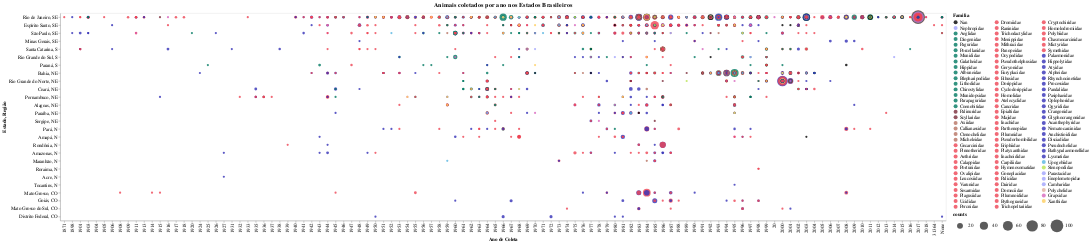

The notebook cell saved with this chart:
### Code cell
g1 = alt.Chart(teste2, title='Animais coletados por ano nos Estados Brasileiros',
                ).mark_circle(opacity=0.8).encode(
    x= alt.X('start_year', type="ordinal", title='Ano de Coleta'),
    y= alt.Y('state_and_region', type="nominal",title='Estado, Região',
            sort= sorting, axis=alt.Axis(labels=True)), 
#     y2 = alt.Y2('braz_region', title='Região'),
    size=alt.Size('counts', scale= alt.Scale(range=[30,1200], zero=False),
                  legend= alt.Legend(columns=5, orient='right')), 
    order= alt.Order('counts', sort='descending'),  # smaller points in front
    color= alt.Color('family:N', title='Familia', 
                    legend= alt.Legend(columns=3, symbolLimit=102, direction='vertical'), 
                    scale= alt.Scale(domain= list(cores_familia_naive.keys()), 
                                     range= list(cores_familia_naive.values()))),
    tooltip= alt.Tooltip(['state_and_region','start_year','family','counts'])
)

# OBS: marca o background da região que eu quiser, mas distorce as cores
# rule = alt.Chart(teste2[teste2['regiao'].isin(['SE','NE','CO'])], 
#                  title='Animais coletados por ano nos Estados Brasileiros').mark_rule(
#                     opacity=0.1, size=19, color='#dedede', filled=False, fill='green').encode(
#     y= alt.Y('regiao_e_estado', type="nominal",title='Estado, Região',
#             sort= sorting, axis=alt.Axis(labels=True))
# )

g1 = g1.configure_title(fontSize=16).configure_axis(
    labelFontSize=12,
    titleFontSize=12
).configure_legend(
    labelFontSize=12,
    titleFontSize=12
)

# g1.save('./graphs/time-spacial/evolucao_por_estados_brasileiros.html')

g1

### Figure 1 — Vega-Lite specification as saved in the notebook (floating-point values rounded to 4 significant figures; data arrays with more than 128 entries replaced by an {"elided": "..."} marker saying what was removed)
{"config": {"view": {"continuousWidth": 400, "continuousHeight": 300}, "axis": {"labelFontSize": 12, "titleFontSize": 12}, "legend": {"labelFontSize": 12, "titleFontSize": 12}, "title": {"fontSize": 16}}, "data": {"name": "data-df7e761fd92d1f8ad45cce5ade362c12"}, "mark": {"type": "circle", "opacity": 0.8}, "encoding": {"color": {"type": "nominal", "field": "family", "legend": {"columns": 3, "direction": "vertical", "symbolLimit": 102}, "scale": {"domain": ["Nan", "Nephropidae", "Aeglidae", "Diogenidae", "Paguridae", "Porcellanidae", "Munididae", "Galatheidae", "Hippidae", "Albuneidae", "Blepharipodidae", "Lithodidae", "Chirostylidae", "Munidopsidae", "Parapaguridae", "Coenobitidae", "Palinuridae", "Scyllaridae", "Axiidae", "Callianassidae", "Ctenochelidae", "Micheleidae", "Gecarcinidae", "Pinnotheridae", "Aethridae", "Calappidae", "Portunidae", "Ovalipidae", "Leucosiidae", "Varunidae", "Sesarmidae", "Plagusiidae", "Ucididae", "Percnidae", "Dromiidae", "Raninidae", "Trichodactylidae", "Menippidae", "Mithracidae", "Panopeidae", "Ocypodidae", "Pseudothelphusidae", "Geryonidae", "Euryplacidae", "Ethusidae", "Dorippidae", "Cyclodorippidae", "Homolidae", "Atelecyclidae", "Cancridae", "Epialtidae", "Majidae", "Inachidae", "Parthenopidae", "Pilumnidae", "Pseudorhombilidae", "Eriphiidae", "Platyxanthidae", "Inachoididae", "Carpiliidae", "Hymenosomatidae", "Goneplacidae", "Palicidae", "Dairidae", "Domeciidae", "Pilumnoididae", "Bythograeidae", "Trichopeltariidae", "Cryptochiridae", "Homolodromiidae", "Polybiidae", "Chasmocarcinidae", "Mictyridae", "Symethidae", "Palaemonidae", "Hippolytidae", "Atyidae", "Alpheidae", "Rhynchocinetidae", "Processidae", "Pandalidae", "Pasiphaeidae", "Oplophoridae", "Ogyrididae", "Crangonidae", "Glyphocrangonidae", "Acanthephyridae", "Nematocarcinidae", "Anchistioididae", "Disciadidae", "Pseudochelidae", "Bathypalaemonellidae", "Lysmatidae", "Upogebiidae", "Stenopodidae", "Parastacidae", "Enoplometopidae", "Cambaridae", "Polychelidae", "Grapsidae", "Xanthidae"], "range": ["#000000", "#a0a3fd", "#007961", "#007961", "#007961", "#007961", "#007961", "#007961", "#007961", "#007961", "#007961", "#007961", "#007961", "#007961", "#007961", "#007961", "#7a2c39", "#7a2c39", "#b67262", "#b67262", "#b67262", "#b67262", "#ee4454", "#ee4454", "#ee4454", "#ee4454", "#ee4454", "#ee4454", "#ee4454", "#ee4454", "#ee4454", "#ee4454", "#ee4454", "#ee4454", "#ee4454", "#ee4454", "#ee4454", "#ee4454", "#ee4454", "#ee4454", "#ee4454", "#ee4454", "#ee4454", "#ee4454", "#ee4454", "#ee4454", "#ee4454", "#ee4454", "#ee4454", "#ee4454", "#ee4454", "#ee4454", "#ee4454", "#ee4454", "#ee4454", "#ee4454", "#ee4454", "#ee4454", "#ee4454", "#ee4454", "#ee4454", "#ee4454", "#ee4454", "#ee4454", "#ee4454", "#ee4454", "#ee4454", "#ee4454", "#ee4454", "#ee4454", "#ee4454", "#ee4454", "#ee4454", "#ee4454", "#3330b7", "#3330b7", "#3330b7", "#3330b7", "#3330b7", "#3330b7", "#3330b7", "#3330b7", "#3330b7", "#3330b7", "#3330b7", "#3330b7", "#3330b7", "#3330b7", "#3330b7", "#3330b7", "#3330b7", "#3330b7", "#3330b7", "#58b5e1", "#b8e450", "#a0a3fd", "#a0a3fd", "#a0a3fd", "#deae9e", "#d867be", "#fece5f"]}, "title": "Familia"}, "order": {"type": "quantitative", "field": "counts", "sort": "descending"}, "size": {"type": "quantitative", "field": "counts", "legend": {"columns": 5, "orient": "right"}, "scale": {"range": [30, 1200], "zero": false}}, "tooltip": [{"type": "nominal", "field": "state_and_region"}, {"type": "nominal", "field": "start_year"}, {"type": "nominal", "field": "family"}, {"type": "quantitative", "field": "counts"}], "x": {"type": "ordinal", "field": "start_year", "title": "Ano de Coleta"}, "y": {"type": "nominal", "axis": {"labels": true}, "field": "state_and_region", "sort": ["Rio de Janeiro, SE", "Espírito Santo, SE", "São Paulo, SE", "Minas Gerais, SE", "Santa Catarina, S", "Rio Grande do Sul, S", "Paraná, S", "Bahia, NE", "Rio Grande do Norte, NE", "Ceará, NE", "Pernambuco, NE", "Alagoas, NE", "Paraíba, NE", "Sergipe, NE", "Pará, N", "Amapá, N", "Rondônia, N", "Amazonas, N", "Maranhão, N", "Roraima, N", "Acre, N", "Tocantins, N", "Mato Grosso, CO", "Goiás, CO", "Mato Grosso do Sul, CO", "Distrito Federal, CO"], "title": "Estado, Região"}}, "title": "Animais coletados por ano nos Estados Brasileiros", "$schema": "https://vega.github.io/schema/vega-lite/v4.8.1.json", "datasets": {"data-df7e761fd92d1f8ad45cce5ade362c12": {"elided": "2131 records"}}}
